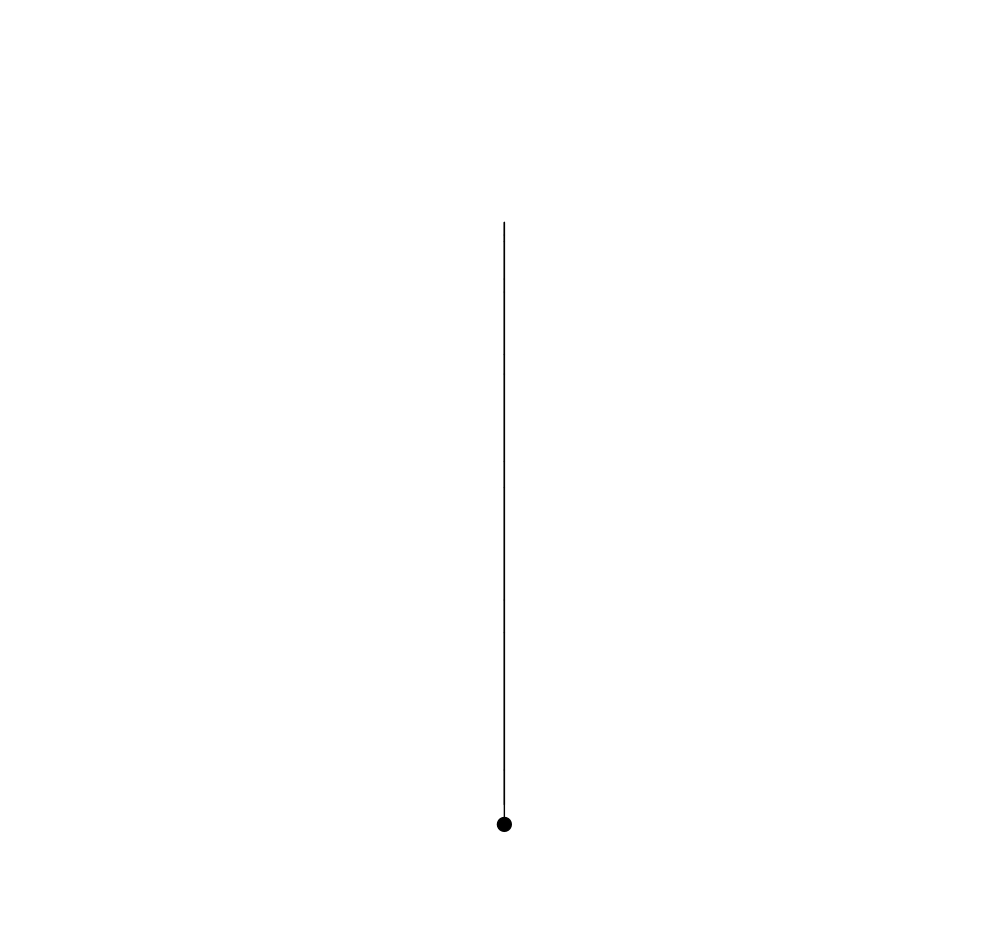

Source code (Python):
# setup physics problem
y = 1.3
v = 25
a = -9.81
t = 0

dt = 0.01
output_dt = 0.01

max_height = 0

import turtle

screen = turtle.Screen()
screen.setworldcoordinates(-5,-5,5,45)

ball = turtle.Turtle()
ball.shape("circle")
ball.shapesize(0.5)

ball.penup()
ball.goto(0,y)
ball.pendown()

# print header
print("%12s %12s %12s" % ("time", "height", "velocity"))
print("="*39)

# do computation
while True:
    
    if abs(int(t/output_dt)-t/output_dt)<dt:
        print("%12.3f %12.2f %12.2f" % (t, y, v))

    ball.goto(0,y)

    y = y + v*dt
    v = v + a*dt
    t = t + dt
    
    if y<0: break
    
# output final data
print("The ball was in the air for %.2f seconds." % t)
print("At impact ball was moving at %.2f metres per second." % -v)
print("Maximum height of ball was %.2f metres." % max_height)
